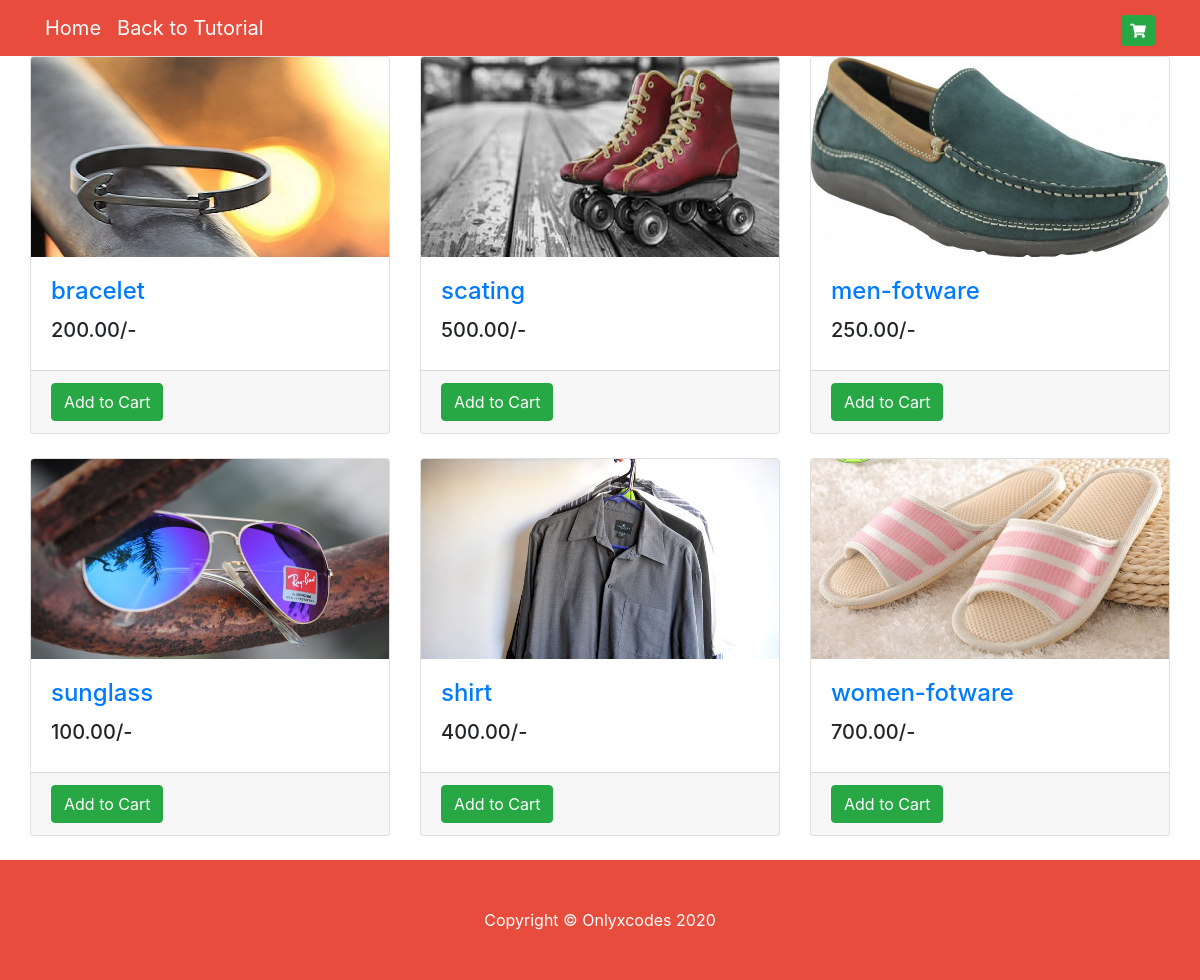
The page / on the database its author committed.
### tables this page shows
CREATE TABLE `product` (
  `product_id` int(11) NOT NULL,
  `product_name` varchar(100) NOT NULL,
  `product_price` varchar(50) NOT NULL,
  `product_image` varchar(255) NOT NULL,
  `product_code` varchar(10) NOT NULL
);

### index.php (the view, shortened to what this page needs)
<!DOCTYPE html>
<html lang="en">
<head>
  <link href="bootstrap/css/bootstrap.min.css" rel="stylesheet">
  <link rel="stylesheet" href="https://use.fontawesome.com/releases/v5.7.0/css/all.css">
</head>
<body>
  <nav class="navbar navbar-expand-lg navbar-dark bg-dark fixed-top">
    <div class="container">
      <a class="navbar-brand" href="index.php">Home</a>
      <a class="navbar-brand active" href="https://www.onlyxcodes.com/2020/10/add-to-cart-and-checkout-in-php.html">Back to Tutorial</a>
      <div class="collapse navbar-collapse" id="navbarResponsive">
        <ul class="navbar-nav ml-auto">
          <li class="nav-item active">
            <a class="btn btn-success btn-sm mt-1" href="cart.php">
                <i class="fa fa-shopping-cart"></i>
            </a>
          </li>
        </ul>
      </div>
    </div>
  </nav>
  <div class="container">
    <div class="row">
        <div class="row">
		<?php
		require_once "dbconfig.php";
		$select_stmt=$db->prepare("SELECT * FROM product");
		$select_stmt->execute();
		while($row=$select_stmt->fetch(PDO::FETCH_ASSOC))
		{
		?>
          <div class="col-lg-4 col-md-6 mb-4">
            <div class="card h-100">
              <a href="#"><img class="card-img-top" src="images/<?php echo $row['product_image']; ?>" width="400px" height="200px"></a>
              <div class="card-body">
                <h4 class="card-title text-primary"><?php echo $row['product_name']; ?> </h4>
                <h5><?php echo number_format($row['product_price'],2); ?>/-</h5>
              </div>
              <div class="card-footer">
				<form class="form-submit">
					<button id="addItem" class="btn btn-success btn-md">Add to Cart</button>
				</form>
              </div>
            </div>
          </div>
		<?php
		}
		?>
        </div>
    </div>
  </div>
  <footer class="py-5 bg-dark">
    <div class="container">
      <p class="m-0 text-center text-white">Copyright &copy; Onlyxcodes 2020</p>
    </div>
  </footer>
</body>
</html>

### index.php (style rules this page uses)
body { padding-top: 56px; }

### rows shown on the page
product: product_image (picture), product_name "bracelet", product_price "200.00"
product: product_image (picture), product_name "scating", product_price "500.00"
product: product_image (picture), product_name "men-fotware", product_price "250.00"
product: product_image (picture), product_name "sunglass", product_price "100.00"
product: product_image (picture), product_name "shirt", product_price "400.00"
product: product_image (picture), product_name "women-fotware", product_price "700.00"
